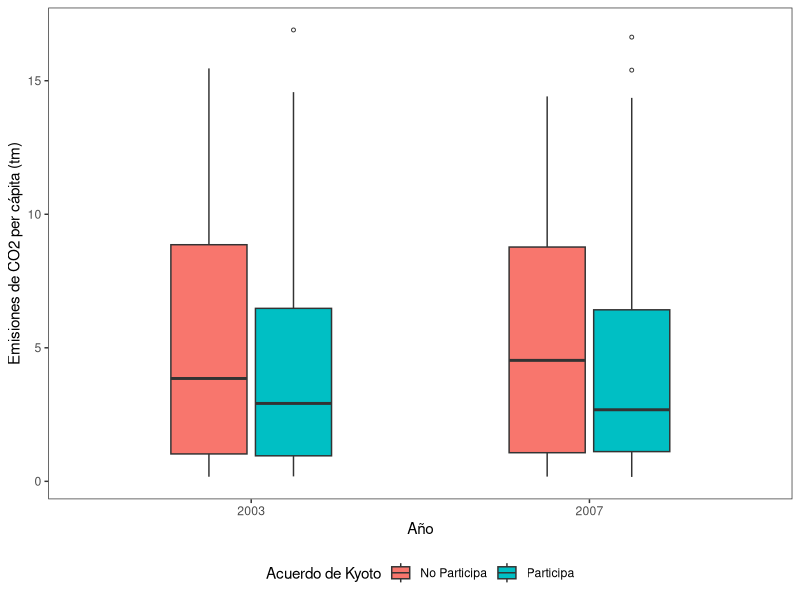
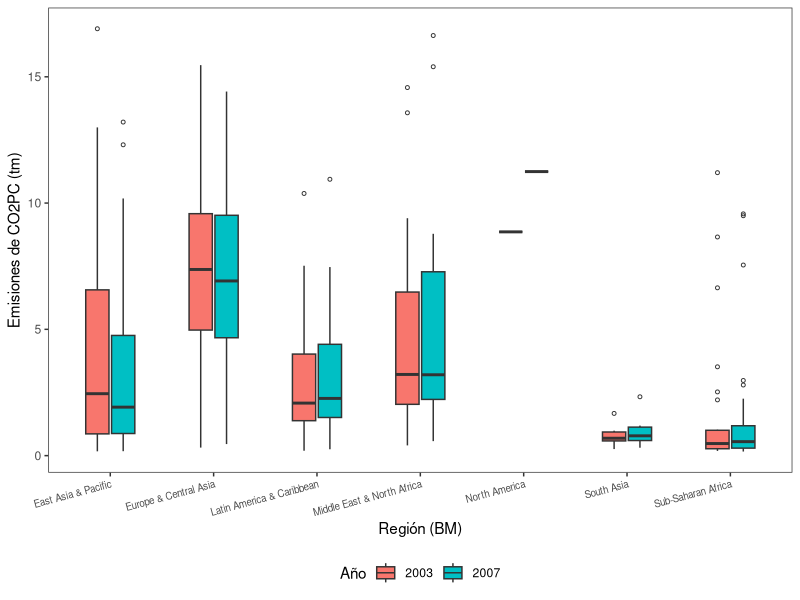
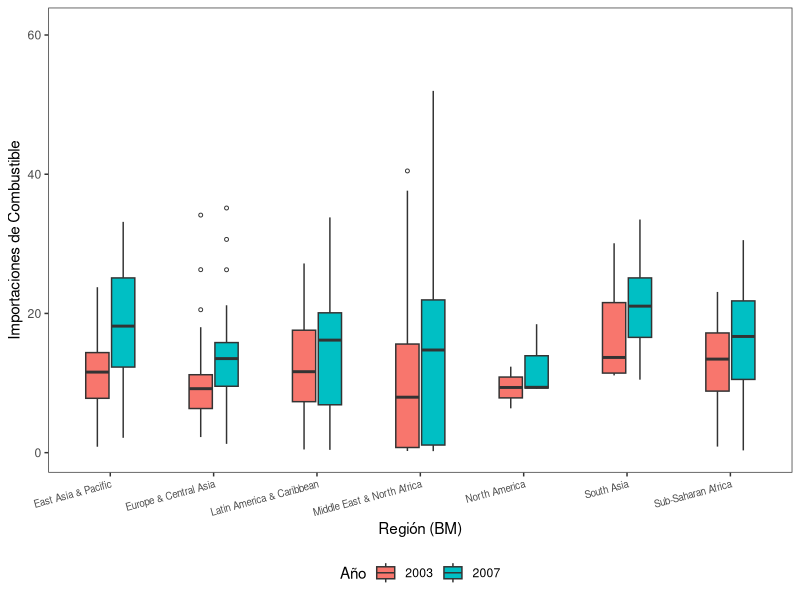
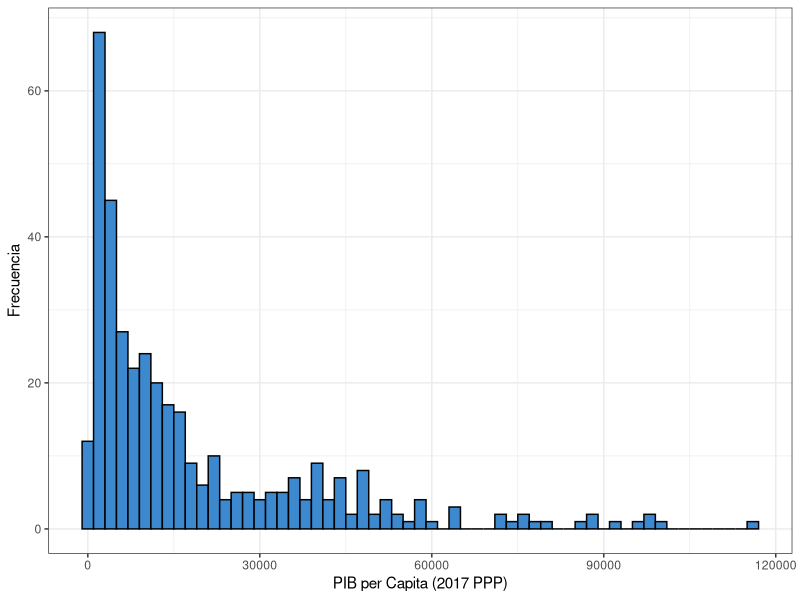
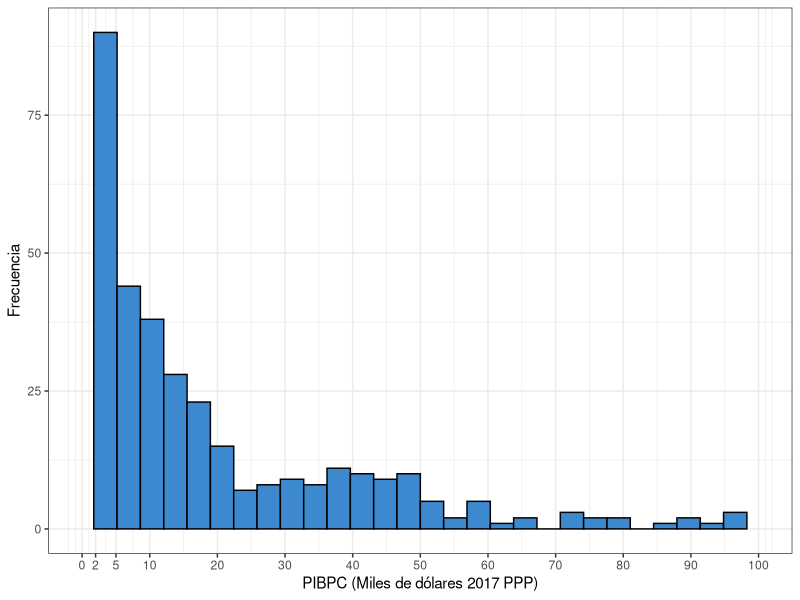
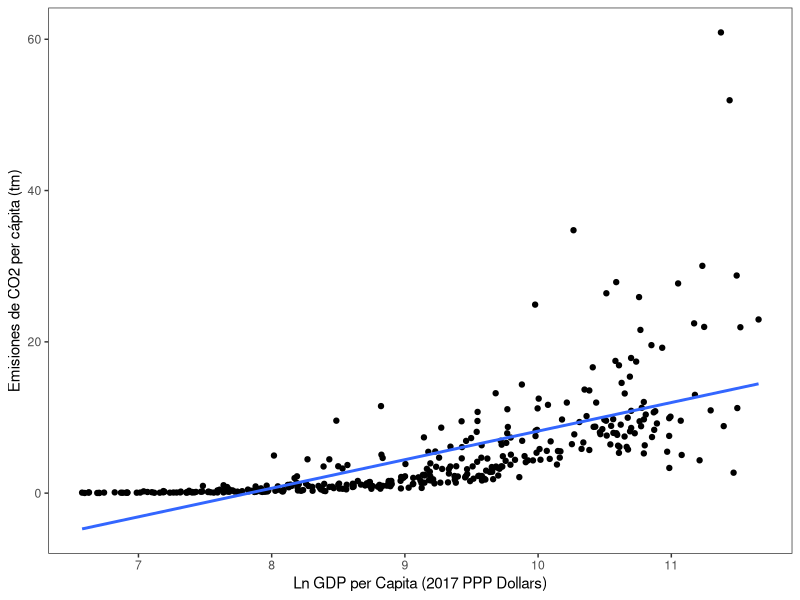
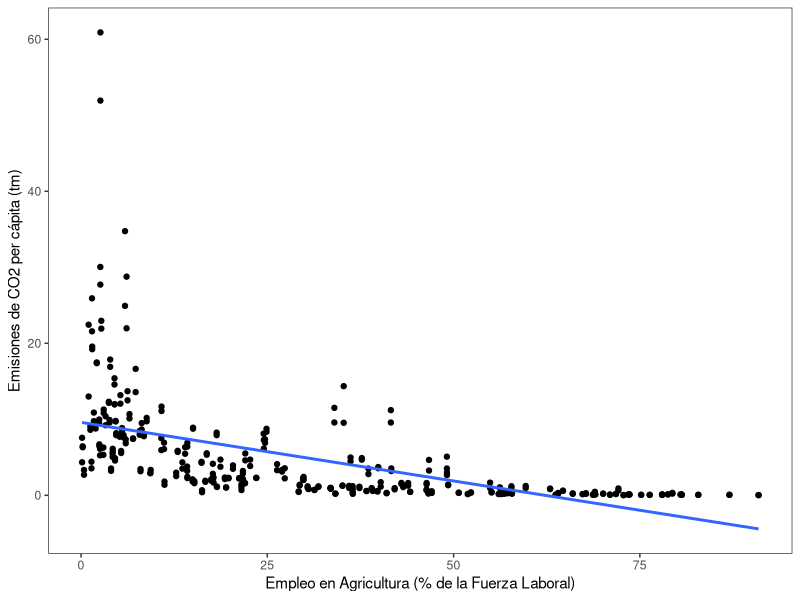

The R script that drew these images, in order: (Note: this script raises an error after producing the figures.)
# Proyecto de Semestre 
# Economía Ambiental
# Gráficos

# Librerías
library(tidyverse) # ggplot2 y otros
library(lmtest)
library(car)

# Cargar base
df<-read.csv('df.csv')
df$year<-as.character(df$year) # para que año sea un string
df$Kyoto<-ifelse(df$kyoto==1,"Participa", "No Participa")

# Boxplots

# Boxplot de Emisiones PC por año y kyoto

co2_year<-ggplot(df,aes(x=year,y=co2_pc, fill=Kyoto))+
          geom_boxplot(outlier.size = 1, width=0.5, outlier.shape = 1)+
          scale_y_continuous(limits=quantile(df$co2_pc, c(0.1,0.95),na.rm=T))+
          xlab('Año')+ylab('Emisiones de CO2 per cápita (tm)')+theme_bw()+
          theme(legend.position = 'bottom',
                panel.grid.major = element_blank(), 
                panel.grid.minor = element_blank())+
          labs(fill='Acuerdo de Kyoto')
co2_year

# Boxplot de Emisiones PC por año y región

co2_reg<-ggplot(df,aes(x=region,y=co2_pc, fill=year))+
  geom_boxplot(outlier.size = 1, width=0.5, outlier.shape = 1)+
  scale_y_continuous(limits=quantile(df$co2_pc, c(0.1,0.95),na.rm=T))+
  xlab('Región (BM)')+ylab('Emisiones de CO2PC (tm)')+theme_bw()+
  theme(legend.position = 'bottom',
        panel.grid.major = element_blank(), 
        panel.grid.minor = element_blank(),
        axis.text.x =element_text(angle=15, hjust=1,vjust=1, size=7))+
  labs(fill='Año')
co2_reg

# Boxplot de IMPORTACIONES DE COMBUSTIBLE

co2_reg<-ggplot(df,aes(x=region,y=impfuel, fill=year))+
  geom_boxplot(outlier.size = 1, width=0.5, outlier.shape = 1)+
  scale_y_continuous(limits=quantile(df$co2_pc, c(0.1,1),na.rm=T))+
  xlab('Región (BM)')+ylab('Importaciones de Combustible')+theme_bw()+
  theme(legend.position = 'bottom',
        panel.grid.major = element_blank(), 
        panel.grid.minor = element_blank(),
        axis.text.x =element_text(angle=15, hjust=1,vjust=1, size=7))+
  labs(fill='Año')
co2_reg


# Histogramas

# Histograma de PIB per capita
gdp_hist<-ggplot(df, aes(x=gdp_pc))+
          geom_histogram(binwidth = 2000, fill='#3c89d0', colour='black')+
          xlab('PIB per Capita (2017 PPP)')+ylab('Frecuencia')+
            theme_bw()
gdp_hist

# Histograma del PIB en miles
df$gdpK<-df$gdp_pc/1000

lgdp_hist<-ggplot(df, aes(x=gdpK))+
           geom_histogram(fill='#3c89d0', colour='black')+
           xlab('PIBPC (Miles de dólares 2017 PPP)')+ylab('Frecuencia')+
           theme_bw()+
           scale_x_continuous(breaks=c(0,2,5,10,20,30,40,50,60,70,80,90,100), limits=c(0,100))
lgdp_hist


# Scatter plot co2_pc vs log(gdp_pc)

co2_gdp<-ggplot(df,aes(x=log(gdp_pc),y=co2_pc))
co2_gdp+geom_point()+stat_smooth(method=lm, se=F)+theme_bw()+
  xlab('Ln GDP per Capita (2017 PPP Dollars)')+
  ylab('Emisiones de CO2 per cápita (tm)')+guides(colour=guide_legend(title=NULL))+
  theme(legend.position='bottom', 
        panel.grid.major = element_blank(), 
        panel.grid.minor = element_blank()) 
# Regresión:
md_co2gdp<-lm(co2_pc~log(gdp_pc), data=df)
summary(md_co2gdp)
coeftest(md_co2gdp,vcov=hccm)


# Scatter plot co2_pc vs natr
co2_natr<-ggplot(df,aes(x=agr_emp,y=co2_pc))
co2_natr+geom_point()+stat_smooth(method=lm, se=F)+theme_bw()+
  xlab('Empleo en Agricultura (% de la Fuerza Laboral)')+
  ylab('Emisiones de CO2 per cápita (tm)')+guides(colour=guide_legend(title=NULL))+
  theme(legend.position='bottom', 
        panel.grid.major = element_blank(), 
        panel.grid.minor = element_blank())

# Regresión:
md_co2natr<-lm(co2_pc~agr_emp, data=df)
summary(md_co2natr)
coeftest(md_co2natr,vcov=hccm)

# Graficar efectos parciales cuadráticos
partial_graph<-read.xlsx('partial graph.xlsx')
graph_pe<-ggplot(partial_graph,aes(x=log(gdp_pc),y=fit,colour=factor(year)))+
          geom_line(size=0.8)+theme_bw()+
          theme(legend.position='bottom')+
          labs(colour='Año', x='Ln PIB PC (2017 PPP)', y='Emisiones CO2 Estimadas')
graph_pe




